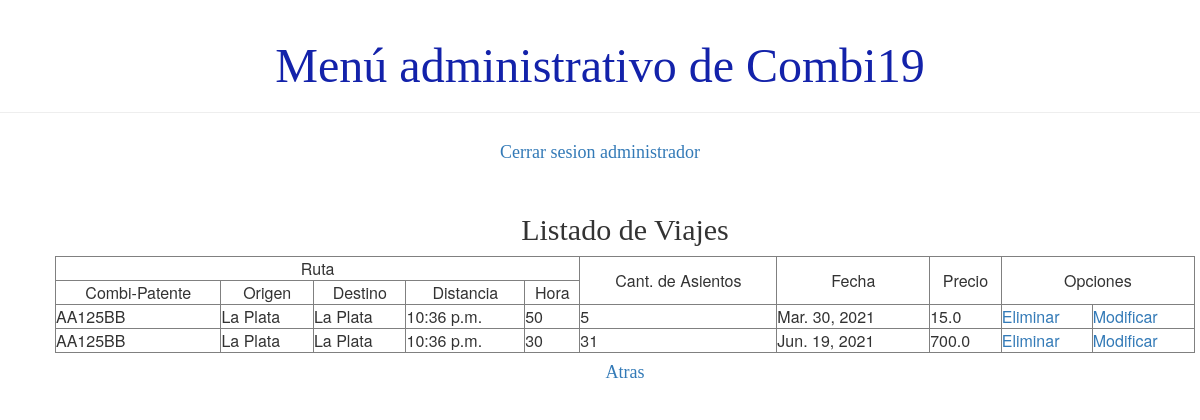
Page /usuario/listaViaje (signed in) on the earlier database version.
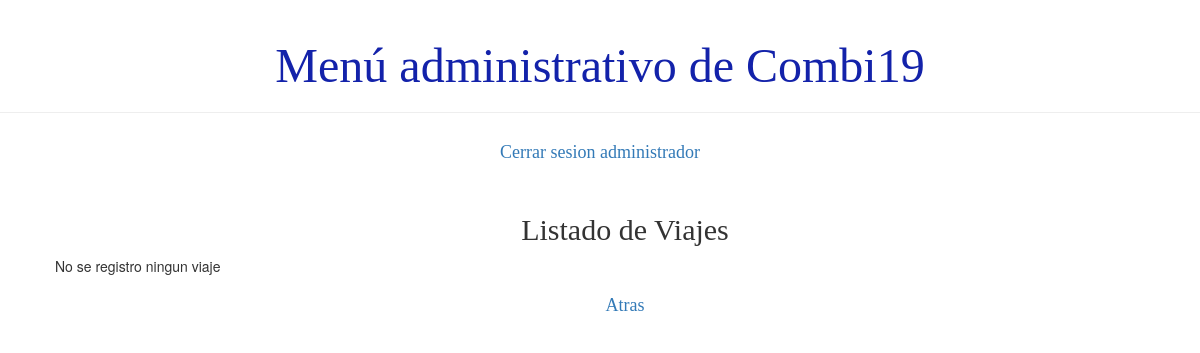
Same page on the later database version.
### demo1/models.py (models this page shows, shortened)
class Combi(models.Model):
    TIPOS_COMBI = (
        ('C', 'Cama'),
        ('S', 'Semicama'),
    )
    chofer = models.ForeignKey(Chofer, on_delete=models.CASCADE)
    patente = models.CharField(max_length=10)
    tipo = models.CharField(max_length=1, choices=TIPOS_COMBI)
    modelo = models.CharField(max_length=40)
    asientos = models.IntegerField()
    activo = models.BooleanField(default=True)

class Lugar(models.Model):
    nombre_de_lugar = models.CharField(max_length=50)
    provincia = models.CharField(max_length=40)
    activo = models.BooleanField(default=True)

class Ruta(models.Model):
    combi = models.ForeignKey(Combi, on_delete=models.CASCADE)
    origen = models.ForeignKey(Lugar, on_delete=models.CASCADE, related_name='origen')
    destino = models.ForeignKey(Lugar, on_delete=models.CASCADE, related_name='destino')
    hora = models.TimeField()
    distancia = models.IntegerField()
    activo = models.BooleanField(default=True)

class Viaje(models.Model):
    ruta = models.ForeignKey(Ruta, on_delete=models.CASCADE)
    insumos = models.ManyToManyField(Insumo)
    fecha = models.DateField()
    precio = models.FloatField()
    asientos = models.IntegerField()
    activo = models.BooleanField(default=True)
    class Meta:
        unique_together = ('ruta', 'fecha',)

### demo1/views.py (the view)
# urls.py: path('usuario/listaViaje', views.listado_viaje ,name='listado_viaje'),
def listado_viaje(request):
    viajes=armarFilaViaje()
    paginator= Paginator(viajes, 10)
    cantidad=False if (paginator.count == 0) else True
    page_number = request.GET.get('page')
    page_obj = paginator.get_page(page_number)
    return render(request, 'demo1/listados/listado_viaje.html', {'page_obj':page_obj, 'cantidad':cantidad})

### demo1/views.py (called while the page is built)
def armarFilaViaje():
    viajes=Viaje.objects.filter(activo=True).values()
    lista=[]
    for v in viajes:
        r=Ruta.objects.filter(id=v['ruta_id']).values()
        combi=Combi.objects.filter(id=r[0]['combi_id']).values()
        o=Lugar.objects.filter(id=r[0]['origen_id']).values()
        d=Lugar.objects.filter(id=r[0]['destino_id']).values()
        dic={'patente':combi[0]['patente'], 'origen':o[0]['nombre_de_lugar'], 'destino':d[0]['nombre_de_lugar'],
            'hora': r[0]['hora'], 'distancia':r[0]['distancia'], 'cant': v['asientos'], 'fecha':v['fecha'], 'precio':v['precio'], 'pk':v['id']}
        lista.append(dic)
    return lista

### demo1/templates/demo1/listados/listado_viaje.html (shortened to what this page needs)
{% extends 'demo1/base.html' %}
{% block content %}
<div class="card">
    <h2>Listado de Viajes</h2>
</div>
    <div >
    <table class="tablalista" width=100% border="1">
        <tbody>
        {% if cantidad %}
            <tr>
                <td align="center" colspan="5">Ruta</td>
                <td align="center" rowspan="2">Cant. de Asientos</td>
                <td align="center" rowspan="2">Fecha</td>
                <td align="center" rowspan="2">Precio</td>
                <td align="center" rowspan="2" colspan="2">Opciones</td>
            </tr>
            <tr>
                <td align="center">Combi-Patente</td>
                <td align="center">Origen</td>
                <td align="center">Destino</td>
                <td align="center">Distancia</td>
                <td align="center">Hora</td>
            </tr>
            {% for v in page_obj %}
                <tr>
                    <td>{{ v.patente }}</td>
                    <td>{{ v.origen }}</td>
                    <td>{{ v.destino }}</td>
                    <td>{{ v.hora }}</td>
                    <td>{{ v.distancia }}</td>
                    <td>{{ v.cant }}</td>
                    <td>{{ v.fecha }}</td>
                    <td>{{ v.precio }}</td>
                    <td>
                        <a href="{% url 'eliminar_viaje' pk=v.pk%}">Eliminar</a></td>
                    <td>
                        <a href="{% url 'modificar_viaje' pk=v.pk%}">Modificar</a>
                    </td>
                </tr>
            {% endfor %}
        {% else %}
            <p>No se registro ningun viaje</p>
        {% endif %}
    </tbody>
    </table>
    </div>
<div class="card"><h4><a href="{% url 'principal' %}">Atras</a></h4></div>
{% endblock %}

### demo1/templates/demo1/base.html (shortened to what this page needs)
{% load static %}
<html>
    <head >
        <link rel="stylesheet" href="//maxcdn.bootstrapcdn.com/bootstrap/3.2.0/css/bootstrap.min.css">
        <link rel="stylesheet" href="//maxcdn.bootstrapcdn.com/bootstrap/3.2.0/css/bootstrap-theme.min.css">
        <link rel="stylesheet" href="{% static 'css/demo1.css' %}">
    </head>
    <body>
        <div class="page-header">
        {% if user.is_authenticated %}
                <h1>Menú administrativo de Combi19</h1>
        </div>
            <div class="card"><h4><a href="http://127.0.0.1:8000/logout/">Cerrar sesion administrador</a> </h4> </div>
            <br>
            <div>
                <div class="content container">
                    {% block content %}
                    {% endblock %}
                </div>
        </div>
        {% else %}
            <h2 class='card'> <p>Error, No ha iniciado sesion</p></h2>
            <h2 class='card'> <a href="http://127.0.0.1:8000/login/">Iniciar Sesión</a></h2>
        {% endif %}
    </body>
</html>

### demo1/static/css/demo1.css (style rules this page uses)
h4 { color: #02105e; }
.page-header h1, .page-header h1 a, .page-header h1 a:visited, .page-header h1 a:active { color: #1322aa; font-size: 36pt; text-decoration: none; display:inline; display: flex; align-items: center; justify-content: center; }
.content { margin-left: 40px; }
h1, h2, h3, h4 { font-family: 'Lobster', cursive; }
.card { display: flex; align-items: center; justify-content: center; }

Differences in the rows shown:
removed Combi: patente "AA125BB" "AA125BB"
no longer on this page (row unchanged): Lugar: origen "La Plata" "La Plata", destino "La Plata" "La Plata"
removed Ruta: hora "10:36 p.m."
removed Viaje: fecha "Mar. 30, 2021", precio "15.0"
removed Ruta: hora "10:36 p.m."
removed Viaje: fecha "Jun. 19, 2021", precio "700.0"
Other differences:
text no longer shown: "Ruta Cant. de Asientos Fecha Precio Opciones Combi-Patente Origen Destino Distancia Hora"
text now shown: "No se registro ningun viaje"
list line gone: "50 5 Eliminar Modificar"
list line gone: "30 31 Eliminar Modificar"
